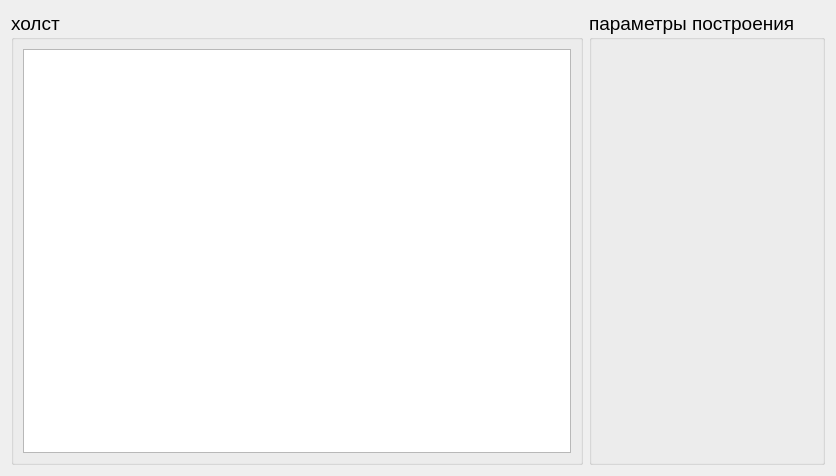
<?xml version="1.0" encoding="UTF-8"?>
<ui version="4.0">
 <class>canvasTabWidget</class>
 <widget class="QWidget" name="canvasTabWidget">
  <property name="geometry">
   <rect>
    <x>0</x>
    <y>0</y>
    <width>836</width>
    <height>476</height>
   </rect>
  </property>
  <property name="windowTitle">
   <string>Form</string>
  </property>
  <layout class="QHBoxLayout" name="horizontalLayout">
   <item>
    <widget class="QGroupBox" name="canvasGroup">
     <property name="font">
      <font>
       <pointsize>14</pointsize>
       <weight>50</weight>
       <bold>false</bold>
       <underline>false</underline>
       <kerning>true</kerning>
      </font>
     </property>
     <property name="title">
      <string>холст</string>
     </property>
     <property name="flat">
      <bool>false</bool>
     </property>
     <layout class="QGridLayout" name="gridLayout_5">
      <item row="0" column="0">
       <widget class="QGraphicsView" name="canvas">
        <property name="verticalScrollBarPolicy">
         <enum>Qt::ScrollBarAlwaysOff</enum>
        </property>
        <property name="horizontalScrollBarPolicy">
         <enum>Qt::ScrollBarAlwaysOff</enum>
        </property>
       </widget>
      </item>
     </layout>
    </widget>
   </item>
   <item>
    <widget class="QGroupBox" name="optionsGroup">
     <property name="font">
      <font>
       <pointsize>14</pointsize>
       <weight>50</weight>
       <bold>false</bold>
       <underline>false</underline>
       <kerning>true</kerning>
      </font>
     </property>
     <property name="title">
      <string>параметры построения</string>
     </property>
     <property name="flat">
      <bool>false</bool>
     </property>
     <layout class="QVBoxLayout" name="verticalLayout_5">
      <item>
       <layout class="QFormLayout" name="inputForm"/>
      </item>
      <item>
       <spacer name="spacer">
        <property name="orientation">
         <enum>Qt::Vertical</enum>
        </property>
        <property name="sizeHint" stdset="0">
         <size>
          <width>20</width>
          <height>40</height>
         </size>
        </property>
       </spacer>
      </item>
     </layout>
    </widget>
   </item>
  </layout>
 </widget>
 <resources/>
 <connections/>
</ui>
